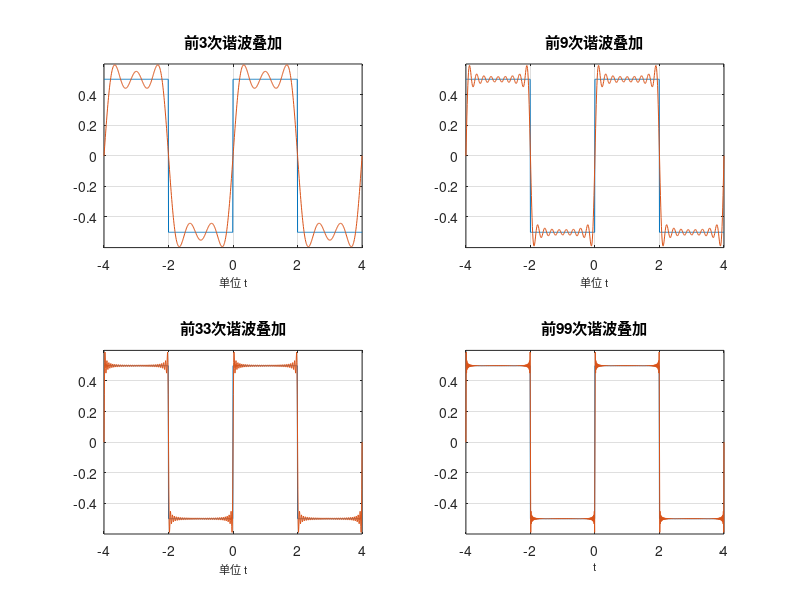

MATLAB code to generate this figure:
clear 
%思路是手动求出傅里叶级数ak，计算通过循环逐项计算ak*e^(jkw0t);
%m = input('m = '); %键盘输入傅里叶级数展开的项数
m=3;
t = -4:0.01:4; %时域波形的时间范围-2π~2π，采样间隔 0.01 
n = round(length(t)/4); %根据周期方波信号的周期，计算 1/2 周期的数据点数
f = [ones(n,1);-1*ones(n,1);ones(n,1);-1*ones(n+1,1)]; %构造周期方波信号
f=f*0.5;
y = zeros(2,max(size(t))); 
y(2,:) = f'; 
figure(1); 
x = zeros(size(t)); 
for k=1:2:2*m-1 %循环显示谐波叠加图形
 %pause; 
 x = x+2*sin( (k*pi/2).*t)./(k*pi);
 y(1,:) = x; %计算各次谐波叠加和 
% kk = strcat(kk,',',num2str(k+2)); 
end 
subplot(2,2,1);
 plot(t,y(2,:)); 
 hold on; 
 plot(t,y(1,:)); %绘制谐波叠加信号
 hold off; 
 grid; 
 axis([-4 4 -0.6 0.6]); 
 title(strcat('前',num2str(m),'次谐波叠加')); 
 xlabel('单位 t','Fontsize', 8);

 m=9;
for k=7:2:2*m-1 %循环显示谐波叠加图形
 %pause; 
 x = x+2*sin( (k*pi/2).*t)./(k*pi);
 y(1,:) = x; %计算各次谐波叠加和 
% kk = strcat(kk,',',num2str(k+2)); 
end 
subplot(2,2,2);
 plot(t,y(2,:)); 
 hold on; 
 plot(t,y(1,:)); %绘制谐波叠加信号
 hold off; 
 grid; 
 axis([-4 4 -0.6 0.6]); 
 title(strcat('前',num2str(m),'次谐波叠加')); 
 xlabel('单位 t','Fontsize', 8);

 m=33;
for k=19:2:2*m-1 %循环显示谐波叠加图形
 %pause; 
 x = x+2*sin( (k*pi/2).*t)./(k*pi);
 y(1,:) = x; %计算各次谐波叠加和 
% kk = strcat(kk,',',num2str(k+2)); 
end 
subplot(2,2,3);
 plot(t,y(2,:)); 
 hold on; 
 plot(t,y(1,:)); %绘制谐波叠加信号
 hold off; 
 grid; 
 axis([-4 4 -0.6 0.6]); 
 title(strcat('前',num2str(m),'次谐波叠加')); 
 xlabel('单位 t','Fontsize', 8);

 m=99;
for k=67:2:2*m-1 %循环显示谐波叠加图形
 %pause; 
 x = x+2*sin( (k*pi/2).*t)./(k*pi);
 y(1,:) = x; %计算各次谐波叠加和 
% kk = strcat(kk,',',num2str(k+2)); 
end 
subplot(2,2,4);
 plot(t,y(2,:)); 
 hold on; 
 plot(t,y(1,:)); %绘制谐波叠加信号
 hold off; 
 grid; 
 axis([-4 4 -0.6 0.6]); 
 title(strcat('前',num2str(m),'次谐波叠加')); 
 xlabel('t','Fontsize', 8);
